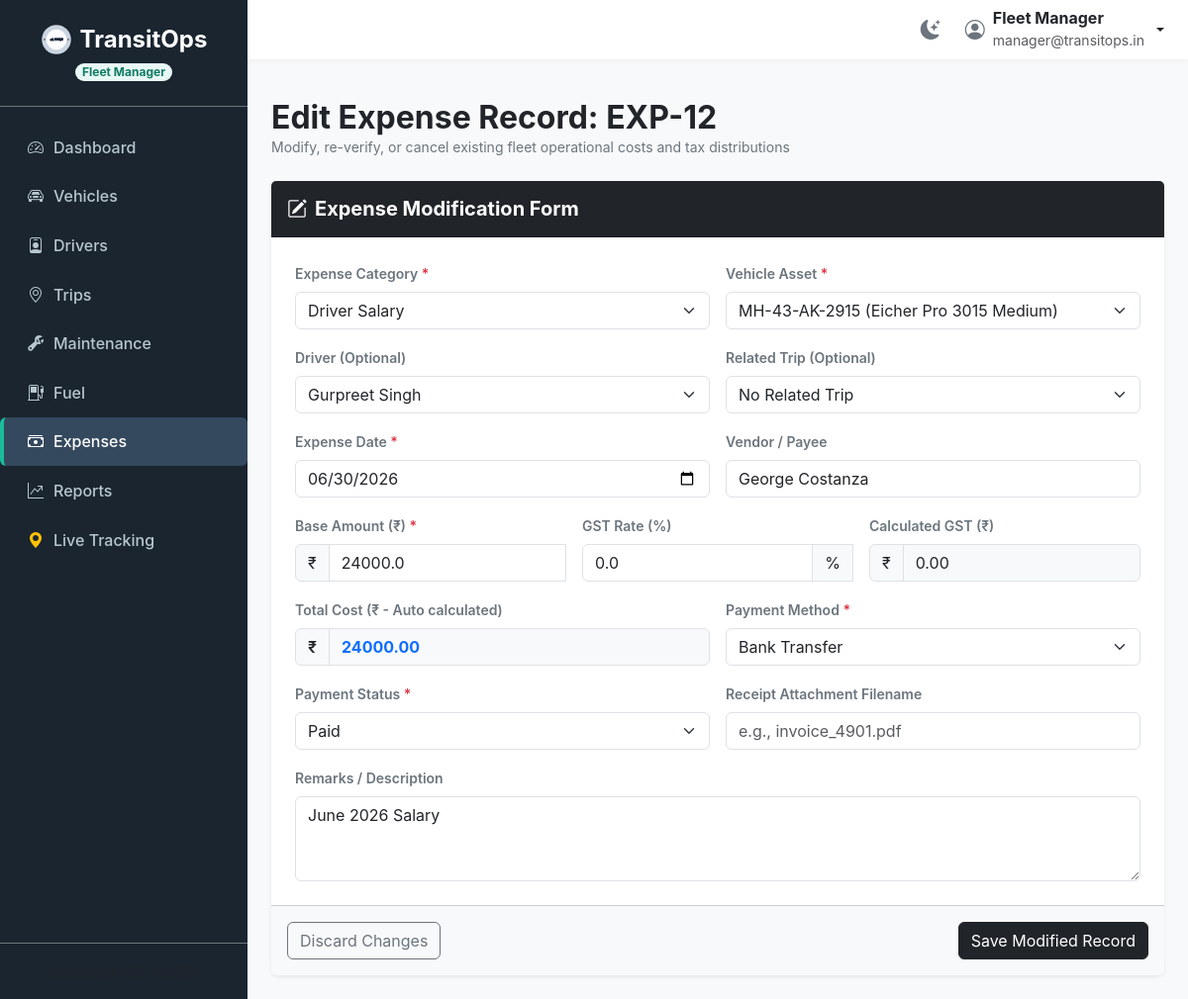
Page /expenses/edit/12 (signed in) on the committed database.
### tables this page shows
CREATE TABLE expenses (
            id INTEGER PRIMARY KEY AUTOINCREMENT,
            vehicle_id INTEGER NOT NULL,
            type TEXT NOT NULL,
            amount REAL NOT NULL,
            date TEXT NOT NULL,
            description TEXT,
            driver_id INTEGER,
            trip_id INTEGER,
            vendor TEXT,
            gst_percent REAL DEFAULT 0.0,
            gst_amount REAL DEFAULT 0.0,
            total_amount REAL DEFAULT 0.0,
            payment_method TEXT,
            status TEXT DEFAULT 'Paid',
            remarks TEXT,
            attachment TEXT,
            FOREIGN KEY (vehicle_id) REFERENCES vehicles(id),
            FOREIGN KEY (driver_id) REFERENCES drivers(id),
            FOREIGN KEY (trip_id) REFERENCES trips(id)
        );

CREATE TABLE vehicles (
            id INTEGER PRIMARY KEY AUTOINCREMENT,
            registration_number TEXT UNIQUE NOT NULL,
            name TEXT NOT NULL,
            type TEXT NOT NULL,
            max_load_capacity REAL NOT NULL,
            odometer REAL NOT NULL,
            acquisition_cost REAL NOT NULL,
            status TEXT NOT NULL DEFAULT 'Available',
            region TEXT NOT NULL
        );

CREATE TABLE drivers (
            id INTEGER PRIMARY KEY AUTOINCREMENT,
            name TEXT NOT NULL,
            license_number TEXT UNIQUE NOT NULL,
            license_category TEXT NOT NULL,
            license_expiry_date TEXT NOT NULL,
            contact_number TEXT NOT NULL,
            safety_score REAL NOT NULL DEFAULT 100.0,
            status TEXT NOT NULL DEFAULT 'Available',
            employee_id TEXT UNIQUE,
            email TEXT,
            address TEXT,
            region TEXT,
            date_joined TEXT,
            assigned_vehicle_id INTEGER,
            FOREIGN KEY (assigned_vehicle_id) REFERENCES vehicles(id)
        );

### app.py (the view, shortened to what this page needs)
@app.route('/expenses/edit/<int:id>', methods=['GET', 'POST'])
@roles_required('Fleet Manager', 'Financial Analyst')
def expenses_edit(id):
    from datetime import datetime
    conn = get_db_connection()
    conn.row_factory = sqlite3.Row
    expense = conn.execute("SELECT * FROM expenses WHERE id = ?", (id,)).fetchone()
    if not expense:
        conn.close()
        flash("Expense not found.", "error")
        return redirect(url_for('expenses_list'))
    vehicles = conn.execute("SELECT id, registration_number, name FROM vehicles WHERE status != 'Retired' ORDER BY registration_number").fetchall()
    drivers = conn.execute("SELECT id, name, employee_id FROM drivers WHERE status != 'Suspended' ORDER BY name").fetchall()
    trips = conn.execute("SELECT id, source, destination, dispatch_date FROM trips ORDER BY id DESC").fetchall()
    categories = [
        'Fuel', 'Maintenance', 'Driver Salary', 'Insurance', 'Vehicle Registration',
        'Toll Charges', 'Parking Fees', 'Traffic Fines', 'Tyre Replacement', 'Office Expenses', 'Miscellaneous'
    ]
    conn.close()
    return render_template('expenses/edit.html', expense=expense, vehicles=vehicles, drivers=drivers, trips=trips, categories=categories, active_page='expenses')

### app.py (called while the page is built, shortened)
@app.before_request
def require_login():
    allowed_routes = ['login', 'static']
    if request.endpoint not in allowed_routes and 'user_id' not in session:
        if request.path.startswith('/api/'):
            return jsonify({'error': 'Unauthorized access.'}), 401
        return redirect(url_for('login'))

def roles_required(*roles):
    def decorator(f):
        @wraps(f)
        def decorated_function(*args, **kwargs):
            if 'user_role' not in session:
                return redirect(url_for('login'))
            if session.get('user_role') not in roles:
                flash("Access Denied: You do not have the required permissions to access this resource.", "error")
                return redirect(url_for('dashboard'))
            return f(*args, **kwargs)
        return decorated_function
    return decorator

@app.context_processor
def inject_driver_trip():
    return {'current_driver_id': None, 'active_trip_id': None}

### database.py (called while the page is built)
def get_db_connection():
    conn = sqlite3.connect(DB_FILE)
    conn.row_factory = sqlite3.Row
    conn.execute('PRAGMA foreign_keys = ON')
    return conn

### templates/expenses/edit.html (shortened to what this page needs)
{% extends 'base.html' %}
{% block content %}
<div class="mb-4">
  <h2 class="fw-bold text-dark m-0">Edit Expense Record: EXP-{{ expense.id }}</h2>
  <p class="text-secondary small m-0">Modify, re-verify, or cancel existing fleet operational costs and tax distributions</p>
</div>
<div class="card border-0 shadow-sm rounded-3">
  <form action="/expenses/edit/{{ expense.id }}" method="POST" id="form-edit-expense" class="needs-validation" novalidate>
    <div class="card-header bg-dark text-white py-3">
      <h5 class="card-title fw-bold m-0"><i class="bi bi-pencil-square me-2"></i>Expense Modification Form</h5>
    </div>
    <div class="card-body p-4">
      <div class="row g-3">
        <div class="col-md-6">
          <label for="edit-category" class="form-label text-secondary small fw-semibold">Expense Category <span class="text-danger">*</span></label>
          <select class="form-select" id="edit-category" name="category" required>
            {% for cat in categories %}
              <option value="{{ cat }}" {% if expense.type == cat %}selected{% endif %}>{{ cat }}</option>
            {% endfor %}
          </select>
        </div>
        <div class="col-md-6">
          <label for="edit-vehicle" class="form-label text-secondary small fw-semibold">Vehicle Asset <span class="text-danger">*</span></label>
          <select class="form-select" id="edit-vehicle" name="vehicle_id" required>
            {% for v in vehicles %}
              <option value="{{ v.id }}" {% if expense.vehicle_id == v.id %}selected{% endif %}>{{ v.registration_number }} ({{ v.name }})</option>
            {% endfor %}
          </select>
        </div>
        <div class="col-md-6">
          <label for="edit-driver" class="form-label text-secondary small fw-semibold">Driver (Optional)</label>
          <select class="form-select" id="edit-driver" name="driver_id">
            {% for d in drivers %}
              <option value="{{ d.id }}" {% if expense.driver_id == d.id %}selected{% endif %}>{{ d.name }}</option>
            {% endfor %}
          </select>
        </div>
        <div class="col-md-6">
          <label for="edit-trip" class="form-label text-secondary small fw-semibold">Related Trip (Optional)</label>
          <select class="form-select" id="edit-trip" name="trip_id">
            <option value="">No Related Trip</option>
          </select>
        </div>
        <div class="col-md-6">
          <label for="edit-date" class="form-label text-secondary small fw-semibold">Expense Date <span class="text-danger">*</span></label>
          <input type="date" class="form-control" id="edit-date" name="date" required value="{{ expense.date }}" max="{{ today_str }}">
        </div>
        <div class="col-md-6">
          <label for="edit-vendor" class="form-label text-secondary small fw-semibold">Vendor / Payee</label>
          <input type="text" class="form-control" id="edit-vendor" name="vendor" value="{{ expense.vendor or '' }}" placeholder="e.g., MRF Tyres, HP Petrol Pump">
        </div>
        <div class="col-md-4">
          <label for="edit-amount" class="form-label text-secondary small fw-semibold">Base Amount (₹) <span class="text-danger">*</span></label>
          <div class="input-group">
            <span class="input-group-text">₹</span>
            <input type="number" class="form-control" id="edit-amount" name="amount" step="0.01" min="0.01" required value="{{ expense.amount }}" placeholder="0.00">
          </div>
        </div>
        <div class="col-md-4">
          <label for="edit-gst-percent" class="form-label text-secondary small fw-semibold">GST Rate (%)</label>
          <div class="input-group">
            <input type="number" class="form-control" id="edit-gst-percent" name="gst_percent" step="0.1" min="0" value="{{ expense.gst_percent }}" placeholder="0">
            <span class="input-group-text">%</span>
          </div>
        </div>
        <div class="col-md-4">
          <label for="edit-gst-amount" class="form-label text-secondary small fw-semibold">Calculated GST (₹)</label>
          <div class="input-group">
            <span class="input-group-text">₹</span>
            <input type="text" class="form-control bg-light" id="edit-gst-amount" readonly value="{{ expense.gst_amount }}">
          </div>
        </div>
        <div class="col-md-6">
          <label for="edit-total-amount" class="form-label text-secondary small fw-semibold">Total Cost (₹ - Auto calculated)</label>
          <div class="input-group">
            <span class="input-group-text fw-semibold bg-light">₹</span>
            <input type="text" class="form-control bg-light fw-bold text-primary" id="edit-total-amount" readonly value="{{ expense.total_amount }}">
          </div>
        </div>
        <div class="col-md-6">
          <label for="edit-payment-method" class="form-label text-secondary small fw-semibold">Payment Method <span class="text-danger">*</span></label>
          <select class="form-select" id="edit-payment-method" name="payment_method" required>
            <option value="Bank Transfer" {% if expense.payment_method == 'Bank Transfer' %}selected{% endif %}>Bank Transfer</option>
          </select>
        </div>
        <div class="col-md-6">
          <label for="edit-status" class="form-label text-secondary small fw-semibold">Payment Status <span class="text-danger">*</span></label>
          <select class="form-select" id="edit-status" name="status" required>
            <option value="Paid" {% if expense.status == 'Paid' %}selected{% endif %}>Paid</option>
          </select>
        </div>
        <div class="col-md-6">
          <label for="edit-attachment" class="form-label text-secondary small fw-semibold">Receipt Attachment Filename</label>
          <input type="text" class="form-control" id="edit-attachment" name="attachment" value="{{ expense.attachment or '' }}" placeholder="e.g., invoice_4901.pdf">
        </div>
        <div class="col-12">
          <label for="edit-remarks" class="form-label text-secondary small fw-semibold">Remarks / Description</label>
          <textarea class="form-control" id="edit-remarks" name="remarks" rows="3" placeholder="Provide additional details about the expense...">{{ expense.remarks or '' }}</textarea>
        </div>
      </div>
    </div>
    <div class="card-footer bg-light py-3 d-flex justify-content-between">
      <a href="/expenses/details/{{ expense.id }}" class="btn btn-outline-secondary">Discard Changes</a>
      <button type="submit" class="btn btn-dark" id="btn-save-expense">Save Modified Record</button>
    </div>
  </form>
</div>
{% endblock %}

### templates/base.html (style rules this page uses)
body { font-family: 'Inter', system-ui, -apple-system, sans-serif; background-color: #f8f9fa; min-height: 100vh; display: flex; flex-direction: column; }

### rows in the picture
expenses: id "12", category "Driver Salary", vehicle_id "MH-43-AK-2915 (Eicher Pro 3015 Medium)", driver_id "Gurpreet Singh", date "06/30/2026", vendor "George Costanza", amount "24000.0", gst_percent "0.0", gst_amount "0.00", total_amount "24000.00", payment_method "Bank Transfer", status "Paid", remarks "June 2026 Salary"

### other values in the picture
{{ session.get('user_role') }} "Fleet Manager"
{{ session.get('user_name') }} "Fleet Manager"
{{ session.get('user_email') }} "manager@transitops.in"
